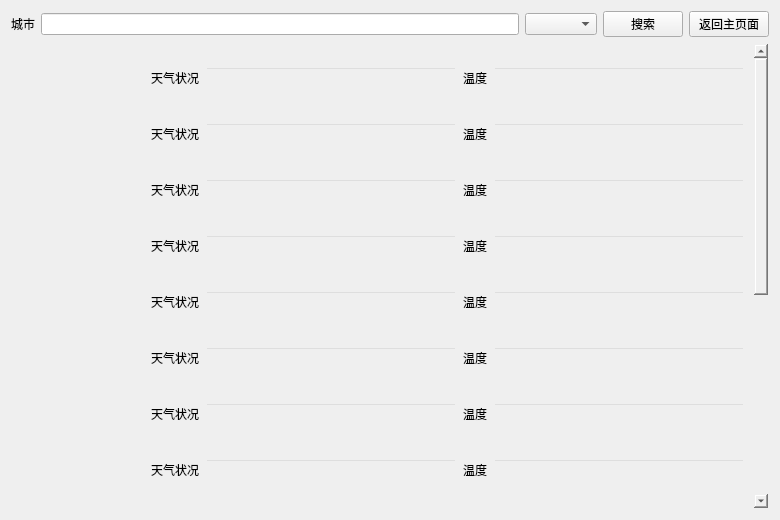
<?xml version="1.0" encoding="UTF-8"?>
<ui version="4.0">
 <class>weather_forecast</class>
 <widget class="QWidget" name="weather_forecast">
  <property name="geometry">
   <rect>
    <x>0</x>
    <y>0</y>
    <width>780</width>
    <height>520</height>
   </rect>
  </property>
  <property name="minimumSize">
   <size>
    <width>780</width>
    <height>520</height>
   </size>
  </property>
  <property name="maximumSize">
   <size>
    <width>780</width>
    <height>520</height>
   </size>
  </property>
  <property name="windowTitle">
   <string>Form</string>
  </property>
  <layout class="QVBoxLayout" name="verticalLayout">
   <item>
    <layout class="QHBoxLayout" name="horizontalLayout">
     <item>
      <widget class="QLabel" name="label">
       <property name="text">
        <string>城市</string>
       </property>
      </widget>
     </item>
     <item>
      <widget class="QLineEdit" name="lineEdit"/>
     </item>
     <item>
      <widget class="QComboBox" name="comboBox"/>
     </item>
     <item>
      <widget class="QPushButton" name="pushButton">
       <property name="text">
        <string>搜索</string>
       </property>
      </widget>
     </item>
     <item>
      <widget class="QPushButton" name="back">
       <property name="text">
        <string>返回主页面</string>
       </property>
      </widget>
     </item>
    </layout>
   </item>
   <item>
    <widget class="QScrollArea" name="scrollArea">
     <property name="styleSheet">
      <string notr="true">background-color: rgba(255, 255, 255,0);</string>
     </property>
     <property name="widgetResizable">
      <bool>true</bool>
     </property>
     <widget class="QWidget" name="scrollAreaWidgetContents">
      <property name="geometry">
       <rect>
        <x>0</x>
        <y>0</y>
        <width>739</width>
        <height>854</height>
       </rect>
      </property>
      <layout class="QVBoxLayout" name="verticalLayout_2">
       <item>
        <layout class="QGridLayout" name="gridLayout">
         <item row="10" column="2">
          <widget class="QLabel" name="img_15">
           <property name="text">
            <string>天气状况</string>
           </property>
          </widget>
         </item>
         <item row="8" column="1">
          <widget class="QLabel" name="img_8">
           <property name="minimumSize">
            <size>
             <width>50</width>
             <height>50</height>
            </size>
           </property>
           <property name="maximumSize">
            <size>
             <width>50</width>
             <height>50</height>
            </size>
           </property>
           <property name="text">
            <string/>
           </property>
           <property name="scaledContents">
            <bool>true</bool>
           </property>
          </widget>
         </item>
         <item row="1" column="2">
          <widget class="QLabel" name="img_26">
           <property name="text">
            <string>天气状况</string>
           </property>
          </widget>
         </item>
         <item row="13" column="4">
          <widget class="QLabel" name="img_32">
           <property name="text">
            <string>温度</string>
           </property>
          </widget>
         </item>
         <item row="9" column="3">
          <widget class="QLineEdit" name="weather_9">
           <property name="readOnly">
            <bool>true</bool>
           </property>
          </widget>
         </item>
         <item row="3" column="4">
          <widget class="QLabel" name="img_31">
           <property name="text">
            <string>温度</string>
           </property>
          </widget>
         </item>
         <item row="11" column="3">
          <widget class="QLineEdit" name="weather_11">
           <property name="readOnly">
            <bool>true</bool>
           </property>
          </widget>
         </item>
         <item row="0" column="1">
          <widget class="QLabel" name="img_0">
           <property name="minimumSize">
            <size>
             <width>50</width>
             <height>50</height>
            </size>
           </property>
           <property name="maximumSize">
            <size>
             <width>50</width>
             <height>50</height>
            </size>
           </property>
           <property name="styleSheet">
            <string notr="true"/>
           </property>
           <property name="text">
            <string/>
           </property>
           <property name="pixmap">
            <pixmap>:/new/prefix3/img/big_snow.png</pixmap>
           </property>
           <property name="scaledContents">
            <bool>true</bool>
           </property>
          </widget>
         </item>
         <item row="12" column="5">
          <widget class="QLineEdit" name="T_13">
           <property name="readOnly">
            <bool>true</bool>
           </property>
          </widget>
         </item>
         <item row="1" column="4">
          <widget class="QLabel" name="img_41">
           <property name="text">
            <string>温度</string>
           </property>
          </widget>
         </item>
         <item row="8" column="0">
          <widget class="QLabel" name="day_8">
           <property name="text">
            <string/>
           </property>
          </widget>
         </item>
         <item row="4" column="5">
          <widget class="QLineEdit" name="T_5">
           <property name="readOnly">
            <bool>true</bool>
           </property>
          </widget>
         </item>
         <item row="5" column="3">
          <widget class="QLineEdit" name="weather_5">
           <property name="readOnly">
            <bool>true</bool>
           </property>
          </widget>
         </item>
         <item row="3" column="1">
          <widget class="QLabel" name="img_3">
           <property name="minimumSize">
            <size>
             <width>50</width>
             <height>50</height>
            </size>
           </property>
           <property name="maximumSize">
            <size>
             <width>50</width>
             <height>50</height>
            </size>
           </property>
           <property name="text">
            <string/>
           </property>
           <property name="scaledContents">
            <bool>true</bool>
           </property>
          </widget>
         </item>
         <item row="13" column="0">
          <widget class="QLabel" name="day_13">
           <property name="text">
            <string/>
           </property>
          </widget>
         </item>
         <item row="0" column="5">
          <widget class="QLineEdit" name="T_1">
           <property name="readOnly">
            <bool>true</bool>
           </property>
          </widget>
         </item>
         <item row="6" column="2">
          <widget class="QLabel" name="img_21">
           <property name="text">
            <string>天气状况</string>
           </property>
          </widget>
         </item>
         <item row="9" column="0">
          <widget class="QLabel" name="day_9">
           <property name="text">
            <string/>
           </property>
          </widget>
         </item>
         <item row="13" column="3">
          <widget class="QLineEdit" name="weather_13">
           <property name="readOnly">
            <bool>true</bool>
           </property>
          </widget>
         </item>
         <item row="1" column="0">
          <widget class="QLabel" name="day_1">
           <property name="text">
            <string/>
           </property>
          </widget>
         </item>
         <item row="5" column="1">
          <widget class="QLabel" name="img_5">
           <property name="sizePolicy">
            <sizepolicy hsizetype="Preferred" vsizetype="Preferred">
             <horstretch>0</horstretch>
             <verstretch>0</verstretch>
            </sizepolicy>
           </property>
           <property name="minimumSize">
            <size>
             <width>50</width>
             <height>50</height>
            </size>
           </property>
           <property name="maximumSize">
            <size>
             <width>50</width>
             <height>50</height>
            </size>
           </property>
           <property name="text">
            <string/>
           </property>
           <property name="scaledContents">
            <bool>true</bool>
           </property>
          </widget>
         </item>
         <item row="0" column="3">
          <widget class="QLineEdit" name="weather_0">
           <property name="readOnly">
            <bool>true</bool>
           </property>
          </widget>
         </item>
         <item row="14" column="5">
          <widget class="QLineEdit" name="T_15">
           <property name="readOnly">
            <bool>true</bool>
           </property>
          </widget>
         </item>
         <item row="6" column="1">
          <widget class="QLabel" name="img_6">
           <property name="minimumSize">
            <size>
             <width>50</width>
             <height>50</height>
            </size>
           </property>
           <property name="maximumSize">
            <size>
             <width>50</width>
             <height>50</height>
            </size>
           </property>
           <property name="text">
            <string/>
           </property>
           <property name="scaledContents">
            <bool>true</bool>
           </property>
          </widget>
         </item>
         <item row="12" column="4">
          <widget class="QLabel" name="img_40">
           <property name="text">
            <string>温度</string>
           </property>
          </widget>
         </item>
         <item row="9" column="1">
          <widget class="QLabel" name="img_9">
           <property name="minimumSize">
            <size>
             <width>50</width>
             <height>50</height>
            </size>
           </property>
           <property name="maximumSize">
            <size>
             <width>50</width>
             <height>50</height>
            </size>
           </property>
           <property name="text">
            <string/>
           </property>
           <property name="scaledContents">
            <bool>true</bool>
           </property>
          </widget>
         </item>
         <item row="7" column="5">
          <widget class="QLineEdit" name="T_8">
           <property name="readOnly">
            <bool>true</bool>
           </property>
          </widget>
         </item>
         <item row="6" column="5">
          <widget class="QLineEdit" name="T_7">
           <property name="readOnly">
            <bool>true</bool>
           </property>
          </widget>
         </item>
         <item row="2" column="5">
          <widget class="QLineEdit" name="T_3">
           <property name="readOnly">
            <bool>true</bool>
           </property>
          </widget>
         </item>
         <item row="10" column="3">
          <widget class="QLineEdit" name="weather_10">
           <property name="readOnly">
            <bool>true</bool>
           </property>
          </widget>
         </item>
         <item row="5" column="2">
          <widget class="QLabel" name="img_23">
           <property name="text">
            <string>天气状况</string>
           </property>
          </widget>
         </item>
         <item row="11" column="0">
          <widget class="QLabel" name="day_11">
           <property name="text">
            <string/>
           </property>
          </widget>
         </item>
         <item row="10" column="1">
          <widget class="QLabel" name="img_10">
           <property name="minimumSize">
            <size>
             <width>50</width>
             <height>50</height>
            </size>
           </property>
           <property name="maximumSize">
            <size>
             <width>50</width>
             <height>50</height>
            </size>
           </property>
           <property name="text">
            <string/>
           </property>
           <property name="scaledContents">
            <bool>true</bool>
           </property>
          </widget>
         </item>
         <item row="4" column="0">
          <widget class="QLabel" name="day_4">
           <property name="text">
            <string/>
           </property>
          </widget>
         </item>
         <item row="8" column="2">
          <widget class="QLabel" name="img_22">
           <property name="text">
            <string>天气状况</string>
           </property>
          </widget>
         </item>
         <item row="7" column="3">
          <widget class="QLineEdit" name="weather_7">
           <property name="readOnly">
            <bool>true</bool>
           </property>
          </widget>
         </item>
         <item row="2" column="2">
          <widget class="QLabel" name="img_24">
           <property name="text">
            <string>天气状况</string>
           </property>
          </widget>
         </item>
         <item row="8" column="4">
          <widget class="QLabel" name="img_37">
           <property name="text">
            <string>温度</string>
           </property>
          </widget>
         </item>
         <item row="13" column="5">
          <widget class="QLineEdit" name="T_14">
           <property name="readOnly">
            <bool>true</bool>
           </property>
          </widget>
         </item>
         <item row="5" column="0">
          <widget class="QLabel" name="day_5">
           <property name="text">
            <string/>
           </property>
          </widget>
         </item>
         <item row="2" column="4">
          <widget class="QLabel" name="img_34">
           <property name="text">
            <string>温度</string>
           </property>
          </widget>
         </item>
         <item row="9" column="5">
          <widget class="QLineEdit" name="T_10">
           <property name="readOnly">
            <bool>true</bool>
           </property>
          </widget>
         </item>
         <item row="4" column="4">
          <widget class="QLabel" name="img_42">
           <property name="text">
            <string>温度</string>
           </property>
          </widget>
         </item>
         <item row="1" column="1">
          <widget class="QLabel" name="img_1">
           <property name="minimumSize">
            <size>
             <width>50</width>
             <height>50</height>
            </size>
           </property>
           <property name="maximumSize">
            <size>
             <width>50</width>
             <height>50</height>
            </size>
           </property>
           <property name="text">
            <string/>
           </property>
           <property name="scaledContents">
            <bool>true</bool>
           </property>
          </widget>
         </item>
         <item row="1" column="3">
          <widget class="QLineEdit" name="weather_1">
           <property name="readOnly">
            <bool>true</bool>
           </property>
          </widget>
         </item>
         <item row="0" column="2">
          <widget class="QLabel" name="img_16">
           <property name="text">
            <string>天气状况</string>
           </property>
          </widget>
         </item>
         <item row="4" column="3">
          <widget class="QLineEdit" name="weather_4">
           <property name="readOnly">
            <bool>true</bool>
           </property>
          </widget>
         </item>
         <item row="13" column="2">
          <widget class="QLabel" name="img_29">
           <property name="text">
            <string>天气状况</string>
           </property>
          </widget>
         </item>
         <item row="2" column="3">
          <widget class="QLineEdit" name="weather_2">
           <property name="readOnly">
            <bool>true</bool>
           </property>
          </widget>
         </item>
         <item row="14" column="0">
          <widget class="QLabel" name="day_14">
           <property name="minimumSize">
            <size>
             <width>68</width>
             <height>50</height>
            </size>
           </property>
           <property name="text">
            <string/>
           </property>
          </widget>
         </item>
         <item row="14" column="4">
          <widget class="QLabel" name="img_44">
           <property name="text">
            <string>温度</string>
           </property>
          </widget>
         </item>
         <item row="9" column="4">
          <widget class="QLabel" name="img_43">
           <property name="text">
            <string>温度</string>
           </property>
          </widget>
         </item>
         <item row="3" column="3">
          <widget class="QLineEdit" name="weather_3">
           <property name="readOnly">
            <bool>true</bool>
           </property>
          </widget>
         </item>
         <item row="4" column="2">
          <widget class="QLabel" name="img_20">
           <property name="text">
            <string>天气状况</string>
           </property>
          </widget>
         </item>
         <item row="6" column="4">
          <widget class="QLabel" name="img_33">
           <property name="text">
            <string>温度</string>
           </property>
          </widget>
         </item>
         <item row="0" column="4">
          <widget class="QLabel" name="img_36">
           <property name="text">
            <string>温度</string>
           </property>
          </widget>
         </item>
         <item row="11" column="2">
          <widget class="QLabel" name="img_28">
           <property name="text">
            <string>天气状况</string>
           </property>
          </widget>
         </item>
         <item row="12" column="0">
          <widget class="QLabel" name="day_12">
           <property name="text">
            <string/>
           </property>
          </widget>
         </item>
         <item row="10" column="5">
          <widget class="QLineEdit" name="T_11">
           <property name="readOnly">
            <bool>true</bool>
           </property>
          </widget>
         </item>
         <item row="8" column="5">
          <widget class="QLineEdit" name="T_9">
           <property name="readOnly">
            <bool>true</bool>
           </property>
          </widget>
         </item>
         <item row="10" column="0">
          <widget class="QLabel" name="day_10">
           <property name="text">
            <string/>
           </property>
          </widget>
         </item>
         <item row="2" column="1">
          <widget class="QLabel" name="img_2">
           <property name="minimumSize">
            <size>
             <width>50</width>
             <height>50</height>
            </size>
           </property>
           <property name="maximumSize">
            <size>
             <width>50</width>
             <height>50</height>
            </size>
           </property>
           <property name="text">
            <string/>
           </property>
           <property name="scaledContents">
            <bool>true</bool>
           </property>
          </widget>
         </item>
         <item row="11" column="5">
          <widget class="QLineEdit" name="T_12">
           <property name="readOnly">
            <bool>true</bool>
           </property>
          </widget>
         </item>
         <item row="12" column="2">
          <widget class="QLabel" name="img_18">
           <property name="text">
            <string>天气状况</string>
           </property>
          </widget>
         </item>
         <item row="2" column="0">
          <widget class="QLabel" name="day_2">
           <property name="text">
            <string/>
           </property>
          </widget>
         </item>
         <item row="14" column="3">
          <widget class="QLineEdit" name="weather_14">
           <property name="readOnly">
            <bool>true</bool>
           </property>
          </widget>
         </item>
         <item row="3" column="5">
          <widget class="QLineEdit" name="T_4">
           <property name="readOnly">
            <bool>true</bool>
           </property>
          </widget>
         </item>
         <item row="14" column="1">
          <widget class="QLabel" name="img_14">
           <property name="minimumSize">
            <size>
             <width>50</width>
             <height>50</height>
            </size>
           </property>
           <property name="maximumSize">
            <size>
             <width>50</width>
             <height>50</height>
            </size>
           </property>
           <property name="text">
            <string/>
           </property>
           <property name="scaledContents">
            <bool>true</bool>
           </property>
          </widget>
         </item>
         <item row="3" column="2">
          <widget class="QLabel" name="img_27">
           <property name="text">
            <string>天气状况</string>
           </property>
          </widget>
         </item>
         <item row="7" column="1">
          <widget class="QLabel" name="img_7">
           <property name="minimumSize">
            <size>
             <width>50</width>
             <height>50</height>
            </size>
           </property>
           <property name="maximumSize">
            <size>
             <width>50</width>
             <height>50</height>
            </size>
           </property>
           <property name="text">
            <string/>
           </property>
           <property name="scaledContents">
            <bool>true</bool>
           </property>
          </widget>
         </item>
         <item row="11" column="1">
          <widget class="QLabel" name="img_11">
           <property name="minimumSize">
            <size>
             <width>50</width>
             <height>50</height>
            </size>
           </property>
           <property name="maximumSize">
            <size>
             <width>50</width>
             <height>50</height>
            </size>
           </property>
           <property name="text">
            <string/>
           </property>
           <property name="scaledContents">
            <bool>true</bool>
           </property>
          </widget>
         </item>
         <item row="7" column="2">
          <widget class="QLabel" name="img_17">
           <property name="text">
            <string>天气状况</string>
           </property>
          </widget>
         </item>
         <item row="0" column="0">
          <widget class="QLabel" name="day_0">
           <property name="text">
            <string/>
           </property>
          </widget>
         </item>
         <item row="5" column="4">
          <widget class="QLabel" name="img_30">
           <property name="text">
            <string>温度</string>
           </property>
          </widget>
         </item>
         <item row="3" column="0">
          <widget class="QLabel" name="day_3">
           <property name="text">
            <string/>
           </property>
          </widget>
         </item>
         <item row="9" column="2">
          <widget class="QLabel" name="img_19">
           <property name="text">
            <string>天气状况</string>
           </property>
          </widget>
         </item>
         <item row="13" column="1">
          <widget class="QLabel" name="img_13">
           <property name="minimumSize">
            <size>
             <width>50</width>
             <height>50</height>
            </size>
           </property>
           <property name="maximumSize">
            <size>
             <width>50</width>
             <height>50</height>
            </size>
           </property>
           <property name="text">
            <string/>
           </property>
           <property name="scaledContents">
            <bool>true</bool>
           </property>
          </widget>
         </item>
         <item row="6" column="0">
          <widget class="QLabel" name="day_6">
           <property name="text">
            <string/>
           </property>
          </widget>
         </item>
         <item row="1" column="5">
          <widget class="QLineEdit" name="T_2">
           <property name="readOnly">
            <bool>true</bool>
           </property>
          </widget>
         </item>
         <item row="10" column="4">
          <widget class="QLabel" name="img_35">
           <property name="text">
            <string>温度</string>
           </property>
          </widget>
         </item>
         <item row="11" column="4">
          <widget class="QLabel" name="img_39">
           <property name="text">
            <string>温度</string>
           </property>
          </widget>
         </item>
         <item row="5" column="5">
          <widget class="QLineEdit" name="T_6">
           <property name="readOnly">
            <bool>true</bool>
           </property>
          </widget>
         </item>
         <item row="6" column="3">
          <widget class="QLineEdit" name="weather_6">
           <property name="readOnly">
            <bool>true</bool>
           </property>
          </widget>
         </item>
         <item row="7" column="0">
          <widget class="QLabel" name="day_7">
           <property name="text">
            <string/>
           </property>
          </widget>
         </item>
         <item row="4" column="1">
          <widget class="QLabel" name="img_4">
           <property name="minimumSize">
            <size>
             <width>50</width>
             <height>50</height>
            </size>
           </property>
           <property name="maximumSize">
            <size>
             <width>50</width>
             <height>50</height>
            </size>
           </property>
           <property name="text">
            <string/>
           </property>
           <property name="scaledContents">
            <bool>true</bool>
           </property>
          </widget>
         </item>
         <item row="12" column="1">
          <widget class="QLabel" name="img_12">
           <property name="minimumSize">
            <size>
             <width>50</width>
             <height>50</height>
            </size>
           </property>
           <property name="maximumSize">
            <size>
             <width>50</width>
             <height>50</height>
            </size>
           </property>
           <property name="text">
            <string/>
           </property>
           <property name="scaledContents">
            <bool>true</bool>
           </property>
          </widget>
         </item>
         <item row="14" column="2">
          <widget class="QLabel" name="img_25">
           <property name="text">
            <string>天气状况</string>
           </property>
          </widget>
         </item>
         <item row="12" column="3">
          <widget class="QLineEdit" name="weather_12">
           <property name="readOnly">
            <bool>true</bool>
           </property>
          </widget>
         </item>
         <item row="7" column="4">
          <widget class="QLabel" name="img_38">
           <property name="text">
            <string>温度</string>
           </property>
          </widget>
         </item>
         <item row="8" column="3">
          <widget class="QLineEdit" name="weather_8">
           <property name="readOnly">
            <bool>true</bool>
           </property>
          </widget>
         </item>
        </layout>
       </item>
      </layout>
     </widget>
    </widget>
   </item>
  </layout>
 </widget>
 <resources/>
 <connections/>
</ui>
